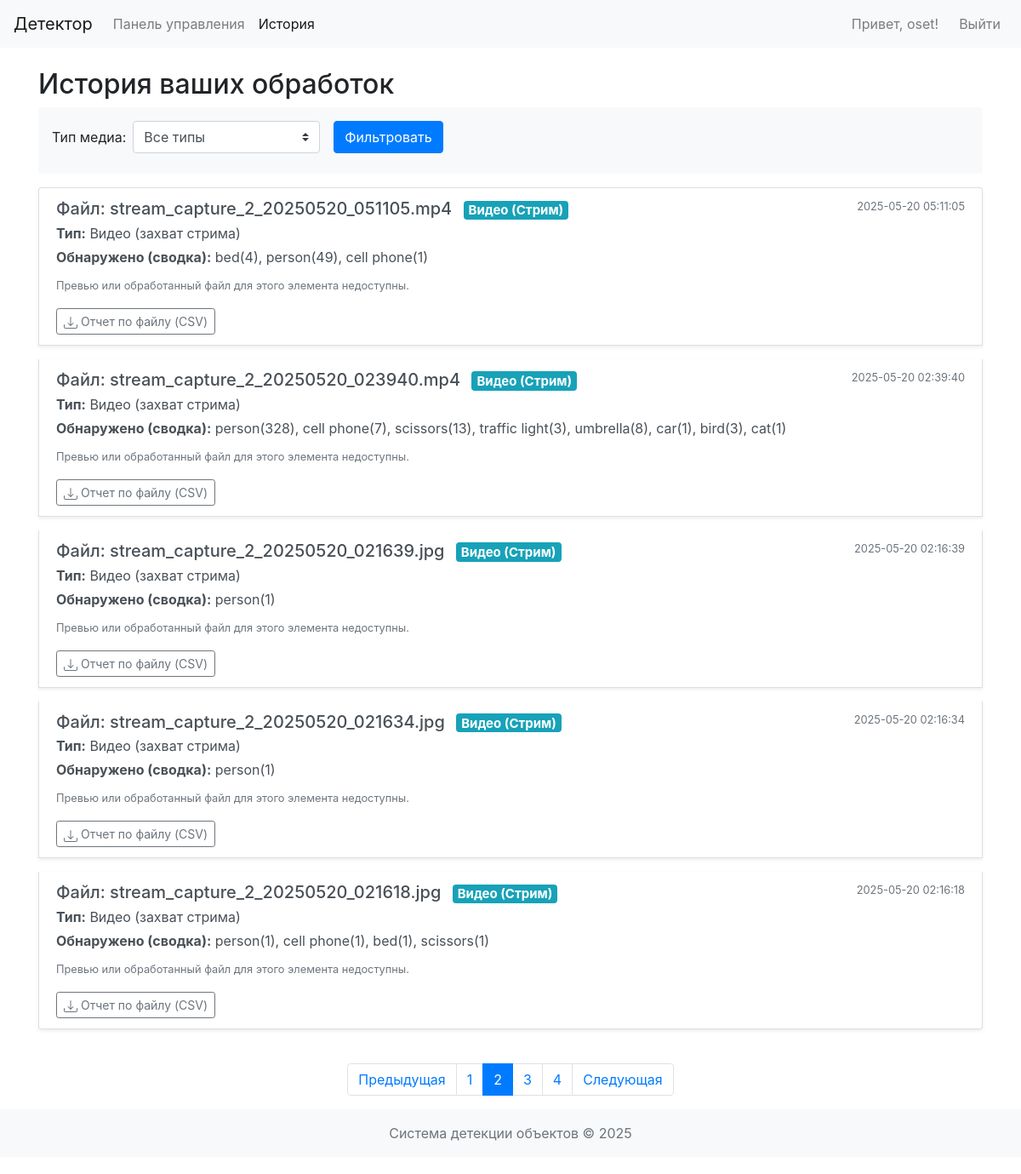
The app's page /history?page=2 (signed in) with its own data.
### app/models.py (models this page shows, shortened)
class Media(db.Model):
    __tablename__ = 'media'
    id = db.Column(db.Integer, primary_key=True)
    filename = db.Column(db.String(200), nullable=False) # Original uploaded name or generated stream video name
    file_path = db.Column(db.String(300), nullable=False) # Path to the primary file (original or stream video)
    upload_time = db.Column(db.DateTime, nullable=False, default=datetime.utcnow)
    media_type = db.Column(db.String(50), nullable=False) # 'image', 'video' (uploaded), 'stream_capture' (now a video)
    user_id = db.Column(db.Integer, db.ForeignKey('users.id'), nullable=False)
    detections = db.relationship('Detection', backref='media_source', lazy=True, cascade="all, delete-orphan")
    @property
    def media_type_rus(self):
        if self.media_type == 'image':
            return 'Изображение'
        elif self.media_type == 'video': # Uploaded video, processed into another video
            return 'Видео (загруженное)'
        elif self.media_type == 'stream_capture': # Live stream recorded as video
            return 'Видео (захват стрима)'
        return self.media_type

### app/routes.py (the view, shortened to what this page needs)
@main_bp.route('/history')
@login_required
def history_page():
    page = request.args.get('page', 1, type=int);
    user_media_q = Media.query.filter_by(user_id=session['user_id'])
    media_type_f = request.args.get('media_type')
    if media_type_f: user_media_q = user_media_q.filter(Media.media_type == media_type_f)
    pagination = user_media_q.order_by(Media.upload_time.desc()).paginate(page=page, per_page=5, error_out=False)
    items = []
    for m_item in pagination.items:
        summary = {};
        preview_img = None;
        assoc_vid = None
        if m_item.media_type == 'image':
            for d in m_item.detections: summary[d.object_class] = summary.get(d.object_class, 0) + 1
            fn = next((d.result_frame_filename for d in m_item.detections if
                       d.result_frame_filename and d.result_frame_filename.startswith("result_img_")), None)
            if not fn and m_item.filename: fn = f"result_img_{m_item.filename}"
            if fn and os.path.exists(os.path.join(current_app.config['UPLOAD_FOLDER'], fn)): preview_img = fn
        elif m_item.media_type == 'stream_capture':
            assoc_vid = m_item.filename
            if not os.path.exists(os.path.join(current_app.config['UPLOAD_FOLDER'], assoc_vid)): assoc_vid = None
            for d in m_item.detections: summary[d.object_class] = summary.get(d.object_class, 0) + 1
        items.append({'media': m_item, 'detections_summary_str': (
            ", ".join([f"{k}({v})" for k, v in summary.items()]) if summary else "Нет"),
                      'preview_image_file': preview_img, 'associated_video_file': assoc_vid})
    return render_template('history_page.html', media_items=items, pagination=pagination,
                           current_media_type_filter=media_type_f)

### app/routes.py (called while the page is built)
def login_required(f):
    @wraps(f)
    def decorated_function(*args, **kwargs):
        if 'user_id' not in session:
            flash('Пожалуйста, войдите в систему для доступа к этой странице.', 'warning')
            return redirect(url_for('main.login'))
        return f(*args, **kwargs)
    return decorated_function

### app/templates/history_page.html (shortened to what this page needs)
{% extends "base.html" %}
{% block content %}
<h2>История ваших обработок</h2>
<form method="GET" action="{{ url_for('main.history_page') }}" class="form-inline mb-3 p-3 bg-light rounded">
    <div class="form-group mr-sm-3 mb-2">
        <label for="media_type_filter" class="mr-2">Тип медиа:</label>
        <select name="media_type" id="media_type_filter" class="form-control custom-select">
            <option value="">Все типы</option>
        </select>
    </div>
    <button type="submit" class="btn btn-primary mb-2">Фильтровать</button>
</form>
{% if not media_items and (not pagination or not pagination.items) %}
<div class="alert alert-info" role="alert">
    У вас пока нет обработанных файлов, соответствующих фильтру.
</div>
{% else %}
<div class="list-group">
    {% for item_data in media_items %}
    <div class="list-group-item list-group-item-action flex-column align-items-start mb-3 shadow-sm">
        <div class="d-flex w-100 justify-content-between">
            <h5 class="mb-1">
                Файл: {{ item_data.media.filename }}
                {% if item_data.media.media_type == 'stream_capture' %}<span class="badge badge-info ml-2">Видео (Стрим)</span>
                {% elif item_data.media.media_type == 'video' %}<span class="badge badge-primary ml-2">Видео (Загрузка)</span>
                {% elif item_data.media.media_type == 'image' %}<span class="badge badge-secondary ml-2">Изображение</span>
                {% endif %}
            </h5>
            <small class="text-muted">{{ item_data.media.upload_time.strftime('%Y-%m-%d %H:%M:%S') }}</small>
        </div>
        <p class="mb-1"><span class="font-weight-bold">Тип:</span> {{ item_data.media.media_type_rus }}</p>
        <p class="mb-1"><span class="font-weight-bold">Обнаружено (сводка):</span> {{ item_data.detections_summary_str }}</p>
        {% if item_data.media.media_type == 'image' and item_data.preview_image_file %}
            <div class="mt-2">
                <p class="font-weight-bold mb-1">Результат (изображение):</p>
                <a href="{{ url_for('main.results_file', filename=item_data.preview_image_file) }}" target="_blank" title="Открыть результат">
                    <img src="{{ url_for('main.results_file', filename=item_data.preview_image_file) }}" alt="Результат обработки изображения" class="img-thumbnail" style="max-height: 150px; max-width: 200px;">
                </a>
            </div>
        {% else %}
            <p class="mt-2"><small class="text-muted">Превью или обработанный файл для этого элемента недоступны.</small></p>
        {% endif %}
        <div class="mt-2">
            <a href="{{ url_for('main.download_media_report', media_id=item_data.media.id) }}" class="btn btn-sm btn-outline-secondary">
                Отчет по файлу (CSV)
            </a>
        </div>
    </div>
    {% endfor %}
</div>
{% if pagination and pagination.pages > 1 %}
<nav aria-label="Page navigation" class="mt-4">
    <ul class="pagination justify-content-center">
        {% if pagination.has_prev %}
        <li class="page-item"><a class="page-link" href="{{ url_for('main.history_page', page=pagination.prev_num, media_type=current_media_type_filter) }}">Предыдущая</a></li>
        {% else %}
        <li class="page-item disabled"><span class="page-link">Предыдущая</span></li>
        {% endif %}
        {% for page_num in pagination.iter_pages(left_edge=1, right_edge=1, left_current=1, right_current=2) %}
            {% if page_num %}
                {% if pagination.page == page_num %}
                <li class="page-item active"><span class="page-link">{{ page_num }}</span></li>
                {% else %}
                <li class="page-item"><a class="page-link" href="{{ url_for('main.history_page', page=page_num, media_type=current_media_type_filter) }}">{{ page_num }}</a></li>
                {% endif %}
            {% else %}
            <li class="page-item disabled"><span class="page-link">...</span></li>
            {% endif %}
        {% endfor %}
        {% if pagination.has_next %}
        <li class="page-item"><a class="page-link" href="{{ url_for('main.history_page', page=pagination.next_num, media_type=current_media_type_filter) }}">Следующая</a></li>
        {% else %}
        <li class="page-item disabled"><span class="page-link">Следующая</span></li>
        {% endif %}
    </ul>
</nav>
{% endif %}
{% endif %}
{% endblock %}

### static/css/style.css (style rules this page uses)
body { padding-bottom: 20px; }

### records on screen
Media: media.filename "stream_capture_2_20250520_051105.mp4", media.upload_time "2025-05-20 05:11:05", media.media_type_rus "Видео (захват стрима)"
Media: media.filename "stream_capture_2_20250520_023940.mp4", media.upload_time "2025-05-20 02:39:40", media.media_type_rus "Видео (захват стрима)"
Media: media.filename "stream_capture_2_20250520_021639.jpg", media.upload_time "2025-05-20 02:16:39", media.media_type_rus "Видео (захват стрима)"
Media: media.filename "stream_capture_2_20250520_021634.jpg", media.upload_time "2025-05-20 02:16:34", media.media_type_rus "Видео (захват стрима)"
Media: media.filename "stream_capture_2_20250520_021618.jpg", media.upload_time "2025-05-20 02:16:18", media.media_type_rus "Видео (захват стрима)"

### other values on screen
{{ session.username }} "oset"
{{ item_data.detections_summary_str }} "bed(4), person(49), cell phone(1)" "person(328), cell phone(7), scissors(13), traffic light(3), umbrella(8), car(1), bird(3), cat(1)" "person(1)" "person(1)" "person(1), cell phone(1), bed(1), scissors(1)"
{{ page_num }} "1" "3" "4"
{{ page_num }} "2"
